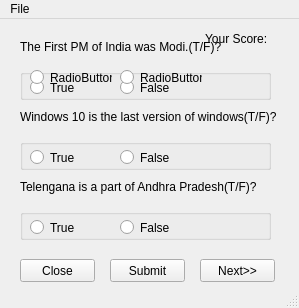
<?xml version="1.0" encoding="UTF-8"?>
<ui version="4.0">
 <class>MainWindow</class>
 <widget class="QMainWindow" name="MainWindow">
  <property name="geometry">
   <rect>
    <x>0</x>
    <y>0</y>
    <width>299</width>
    <height>308</height>
   </rect>
  </property>
  <property name="windowTitle">
   <string>Quiz(Beta)</string>
  </property>
  <widget class="QWidget" name="centralwidget">
   <widget class="QPushButton" name="btn_close">
    <property name="geometry">
     <rect>
      <x>20</x>
      <y>240</y>
      <width>75</width>
      <height>23</height>
     </rect>
    </property>
    <property name="text">
     <string>Close</string>
    </property>
   </widget>
   <widget class="QPushButton" name="btn_next">
    <property name="geometry">
     <rect>
      <x>200</x>
      <y>240</y>
      <width>75</width>
      <height>23</height>
     </rect>
    </property>
    <property name="text">
     <string>Next&gt;&gt;</string>
    </property>
   </widget>
   <widget class="QLabel" name="lbl_modi">
    <property name="geometry">
     <rect>
      <x>20</x>
      <y>20</y>
      <width>251</width>
      <height>16</height>
     </rect>
    </property>
    <property name="text">
     <string>The First PM of India was Modi.(T/F)?</string>
    </property>
   </widget>
   <widget class="QLabel" name="lbl_w10">
    <property name="geometry">
     <rect>
      <x>20</x>
      <y>90</y>
      <width>321</width>
      <height>16</height>
     </rect>
    </property>
    <property name="text">
     <string>Windows 10 is the last version of windows(T/F)?</string>
    </property>
   </widget>
   <widget class="QLabel" name="lbl_ap">
    <property name="geometry">
     <rect>
      <x>20</x>
      <y>160</y>
      <width>281</width>
      <height>16</height>
     </rect>
    </property>
    <property name="text">
     <string>Telengana is a part of Andhra Pradesh(T/F)?</string>
    </property>
   </widget>
   <widget class="QPushButton" name="btn_submit">
    <property name="geometry">
     <rect>
      <x>110</x>
      <y>240</y>
      <width>75</width>
      <height>23</height>
     </rect>
    </property>
    <property name="text">
     <string>Submit</string>
    </property>
   </widget>
   <widget class="QLabel" name="lbl_score">
    <property name="geometry">
     <rect>
      <x>205</x>
      <y>10</y>
      <width>71</width>
      <height>20</height>
     </rect>
    </property>
    <property name="text">
     <string>Your Score:</string>
    </property>
   </widget>
   <widget class="QGroupBox" name="groupBox">
    <property name="geometry">
     <rect>
      <x>20</x>
      <y>50</y>
      <width>251</width>
      <height>31</height>
     </rect>
    </property>
    <property name="title">
     <string/>
    </property>
    <widget class="QRadioButton" name="radioButton">
     <property name="geometry">
      <rect>
       <x>10</x>
       <y>10</y>
       <width>82</width>
       <height>17</height>
      </rect>
     </property>
     <property name="text">
      <string>True</string>
     </property>
    </widget>
    <widget class="QRadioButton" name="rb_2">
     <property name="geometry">
      <rect>
       <x>100</x>
       <y>10</y>
       <width>82</width>
       <height>17</height>
      </rect>
     </property>
     <property name="text">
      <string>False</string>
     </property>
    </widget>
    <widget class="QRadioButton" name="rb_2_1">
     <property name="geometry">
      <rect>
       <x>10</x>
       <y>0</y>
       <width>82</width>
       <height>17</height>
      </rect>
     </property>
     <property name="text">
      <string>RadioButton</string>
     </property>
    </widget>
    <widget class="QRadioButton" name="rb_2_2">
     <property name="geometry">
      <rect>
       <x>100</x>
       <y>0</y>
       <width>82</width>
       <height>17</height>
      </rect>
     </property>
     <property name="text">
      <string>RadioButton</string>
     </property>
    </widget>
   </widget>
   <widget class="QGroupBox" name="groupBox_3">
    <property name="geometry">
     <rect>
      <x>20</x>
      <y>120</y>
      <width>251</width>
      <height>31</height>
     </rect>
    </property>
    <property name="title">
     <string/>
    </property>
    <widget class="QRadioButton" name="rb_3">
     <property name="geometry">
      <rect>
       <x>10</x>
       <y>10</y>
       <width>82</width>
       <height>17</height>
      </rect>
     </property>
     <property name="text">
      <string>True</string>
     </property>
    </widget>
    <widget class="QRadioButton" name="rb_4">
     <property name="geometry">
      <rect>
       <x>100</x>
       <y>10</y>
       <width>82</width>
       <height>17</height>
      </rect>
     </property>
     <property name="text">
      <string>False</string>
     </property>
    </widget>
   </widget>
   <widget class="QGroupBox" name="groupBox_2">
    <property name="geometry">
     <rect>
      <x>20</x>
      <y>190</y>
      <width>251</width>
      <height>31</height>
     </rect>
    </property>
    <property name="title">
     <string/>
    </property>
    <widget class="QRadioButton" name="rb_5">
     <property name="geometry">
      <rect>
       <x>10</x>
       <y>10</y>
       <width>82</width>
       <height>17</height>
      </rect>
     </property>
     <property name="text">
      <string>True</string>
     </property>
    </widget>
    <widget class="QRadioButton" name="rb_6">
     <property name="geometry">
      <rect>
       <x>100</x>
       <y>10</y>
       <width>82</width>
       <height>17</height>
      </rect>
     </property>
     <property name="text">
      <string>False</string>
     </property>
    </widget>
   </widget>
  </widget>
  <widget class="QMenuBar" name="menubar">
   <property name="geometry">
    <rect>
     <x>0</x>
     <y>0</y>
     <width>299</width>
     <height>21</height>
    </rect>
   </property>
   <widget class="QMenu" name="menuFile">
    <property name="title">
     <string>File</string>
    </property>
    <addaction name="actionClose"/>
   </widget>
   <addaction name="menuFile"/>
  </widget>
  <widget class="QStatusBar" name="statusbar"/>
  <action name="actionClose">
   <property name="text">
    <string>Close</string>
   </property>
  </action>
 </widget>
 <resources/>
 <connections>
  <connection>
   <sender>btn_close</sender>
   <signal>clicked()</signal>
   <receiver>MainWindow</receiver>
   <slot>close()</slot>
   <hints>
    <hint type="sourcelabel">
     <x>65</x>
     <y>261</y>
    </hint>
    <hint type="destinationlabel">
     <x>76</x>
     <y>239</y>
    </hint>
   </hints>
  </connection>
 </connections>
</ui>
